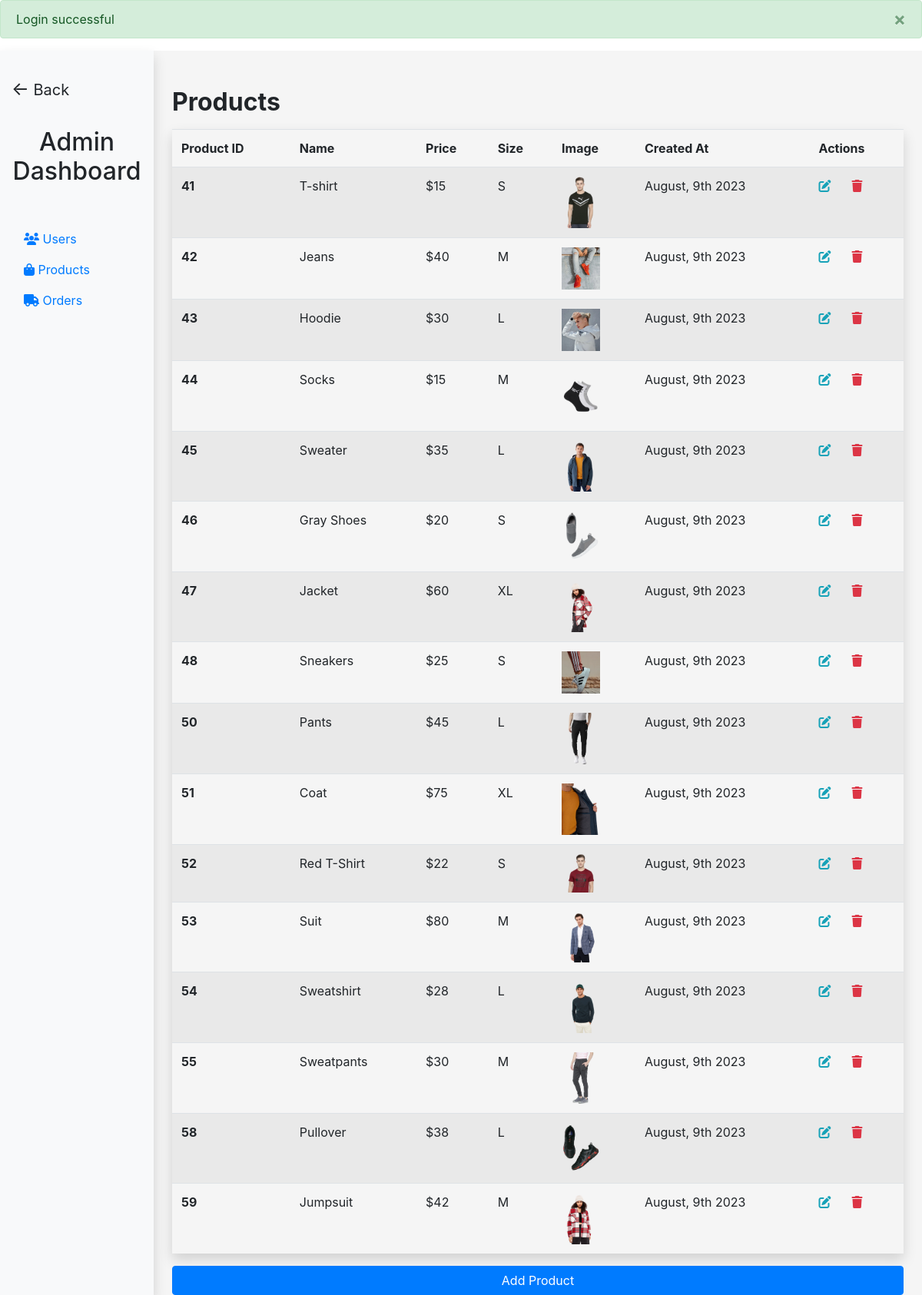
Page /admin/products.php (signed in) on the committed database.
### tables this page shows
CREATE TABLE `products` (
  `product_id` int(11) NOT NULL,
  `name` varchar(255) NOT NULL,
  `price` int(11) NOT NULL,
  `size` varchar(255) NOT NULL,
  `image` varchar(255) NOT NULL,
  `created_at` datetime NOT NULL DEFAULT current_timestamp()
);

### app/classes/Product.php (called while the page is built, shortened)
<?php
class Product
{
  protected $conn;
  public function __construct()
  {
    global $conn;
    $this->conn = $conn;
  }
  public function get_all()
  {
    $sql = "SELECT * FROM products";
    $result = $this->conn->query($sql);
    $products = $result->fetch_all(MYSQLI_ASSOC);
    return $products;
  }
}
?>

### admin/products.php (the view, shortened to what this page needs)
<?php
require_once '../app/config/config.php';
require_once '../app/classes/Product.php';
$products = new Product();
$products = $products->get_all();
require_once './inc/head.php';
?>
<main class="col-md-9 ms-sm-auto col-lg-10 px-md-4">
  <h2 class="mt-5 mb-3 font-weight-bold">Products</h2>
  <table class="table table-striped shadow">
    <thead class="font-weight-bold">
      <tr>
        <td scope="col">Product ID</td>
        <td scope="col">Name</td>
        <td scope="col">Price</td>
        <td scope="col">Size</td>
        <td scope="col">Image</td>
        <td scope="col">Created At</td>
        <td scope="col">Actions</td>
      </tr>
    </thead>
    <tbody>
      <?php foreach ($products as $product): ?>
        <tr>
          <th scope="row">
            <?= $product['product_id'] ?>
          </th>
          <td>
            <?= $product['name'] ?>
          </td>
          <td>
            <?= '$' . $product['price'] ?>
          </td>
          <td>
            <?= $product['size'] ?>
          </td>
          <td><img src="../public/product_images/<?= $product['image'] ?>" alt="<?= $product['name'] ?>" width="50" />
          </td>
          <td>
            <?= date("F, jS Y", strtotime($product['created_at'])) ?>
          </td>
          <td>
            <a class="text-info" href="./edit_product.php?id=<?= $product['product_id'] ?>">
              <i class="fa-solid fa-pen-to-square"></i>
            </a>
            <a class="text-danger" href="./delete_product.php?id=<?= $product['product_id'] ?>">
              <i class="fa-solid fa-trash"></i>
            </a>
          </td>
        </tr>
      <?php endforeach; ?>
    </tbody>
  </table>
    <a href="./add_product.php" class="btn btn-primary ml-auto d-block">
      Add Product
    </a>
  </main>
<?php require_once './inc/footer.php';

### admin/inc/head.php (shortened to what this page needs)
<!DOCTYPE html>
<html lang="en">
<head>
  <link rel="stylesheet" href="https://cdn.jsdelivr.net/npm/bootstrap@4.1.3/dist/css/bootstrap.min.css"
>
  <link rel="stylesheet" href="https://unpkg.com/dropzone@5/dist/min/dropzone.min.css" type="text/css" />
</head>
<body>
  <?php if (isset($_SESSION['message'])): ?>
    <div class="alert alert-<?php echo $_SESSION['message']['type'] ?> alert-dismissible fade show" role="alert">
      <?php
      echo $_SESSION['message']['text'];
      ?>
      <button type="button" class="close" data-dismiss="alert" aria-label="Close">
        <span aria-hidden="true">&times;</span>
      </button>
    </div>
  <?php endif; ?>
  <div class="container-fluid">
    <div class="row" style="min-height:100vh;background:whitesmoke">
      <nav class="col-md-3 col-lg-2 d-md-block bg-light sidebar shadow">
        <a href="../index.php"
          style="margin-block: 2rem 2rem;display:block;color:inherit;font-size:1.25rem;text-decoration:none">
          <span style="font-size:1.5rem">&#8592;</span> Back </a>
        <h1 style="font-size: 2rem" class="mb-5 text-center">Admin Dashboard</h1>
        <div class="position-sticky">
          <ul class="nav flex-column">
            <li class="nav-item">
              <a class="nav-link active" href="./">
                <i class="fa-solid fa-users"></i> Users
              </a>
            </li>
            <li class="nav-item">
              <a class="nav-link" href="./products.php">
                <i class="fa-solid fa-bag-shopping"></i> Products
              </a>
            </li>
            <li class="nav-item">
              <a class="nav-link" href="./orders.php">
                <i class="fa-solid fa-truck"></i> Orders
              </a>
            </li>
          </ul>
        </div>
      </nav>

### admin/inc/footer.php (shortened to what this page needs)
</div>
</div>
</body>
</body>
</html>

### rows in the picture
products: product_id "41", name "T-shirt", price "15", size "S", image (picture), created_at "August, 9th 2023"
products: product_id "42", name "Jeans", price "40", size "M", image (picture), created_at "August, 9th 2023"
products: product_id "43", name "Hoodie", price "30", size "L", image (picture), created_at "August, 9th 2023"
products: product_id "44", name "Socks", price "15", size "M", image (picture), created_at "August, 9th 2023"
products: product_id "45", name "Sweater", price "35", size "L", image (picture), created_at "August, 9th 2023"
products: product_id "46", name "Gray Shoes", price "20", size "S", image (picture), created_at "August, 9th 2023"
products: product_id "47", name "Jacket", price "60", size "XL", image (picture), created_at "August, 9th 2023"
products: product_id "48", name "Sneakers", price "25", size "S", image (picture), created_at "August, 9th 2023"
products: product_id "50", name "Pants", price "45", size "L", image (picture), created_at "August, 9th 2023"
products: product_id "51", name "Coat", price "75", size "XL", image (picture), created_at "August, 9th 2023"
products: product_id "52", name "Red T-Shirt", price "22", size "S", image (picture), created_at "August, 9th 2023"
products: product_id "53", name "Suit", price "80", size "M", image (picture), created_at "August, 9th 2023"
products: product_id "54", name "Sweatshirt", price "28", size "L", image (picture), created_at "August, 9th 2023"
products: product_id "55", name "Sweatpants", price "30", size "M", image (picture), created_at "August, 9th 2023"
products: product_id "58", name "Pullover", price "38", size "L", image (picture), created_at "August, 9th 2023"
products: product_id "59", name "Jumpsuit", price "42", size "M", image (picture), created_at "August, 9th 2023"

### other values in the picture
$_SESSION['message']['text'] "Login successful"
